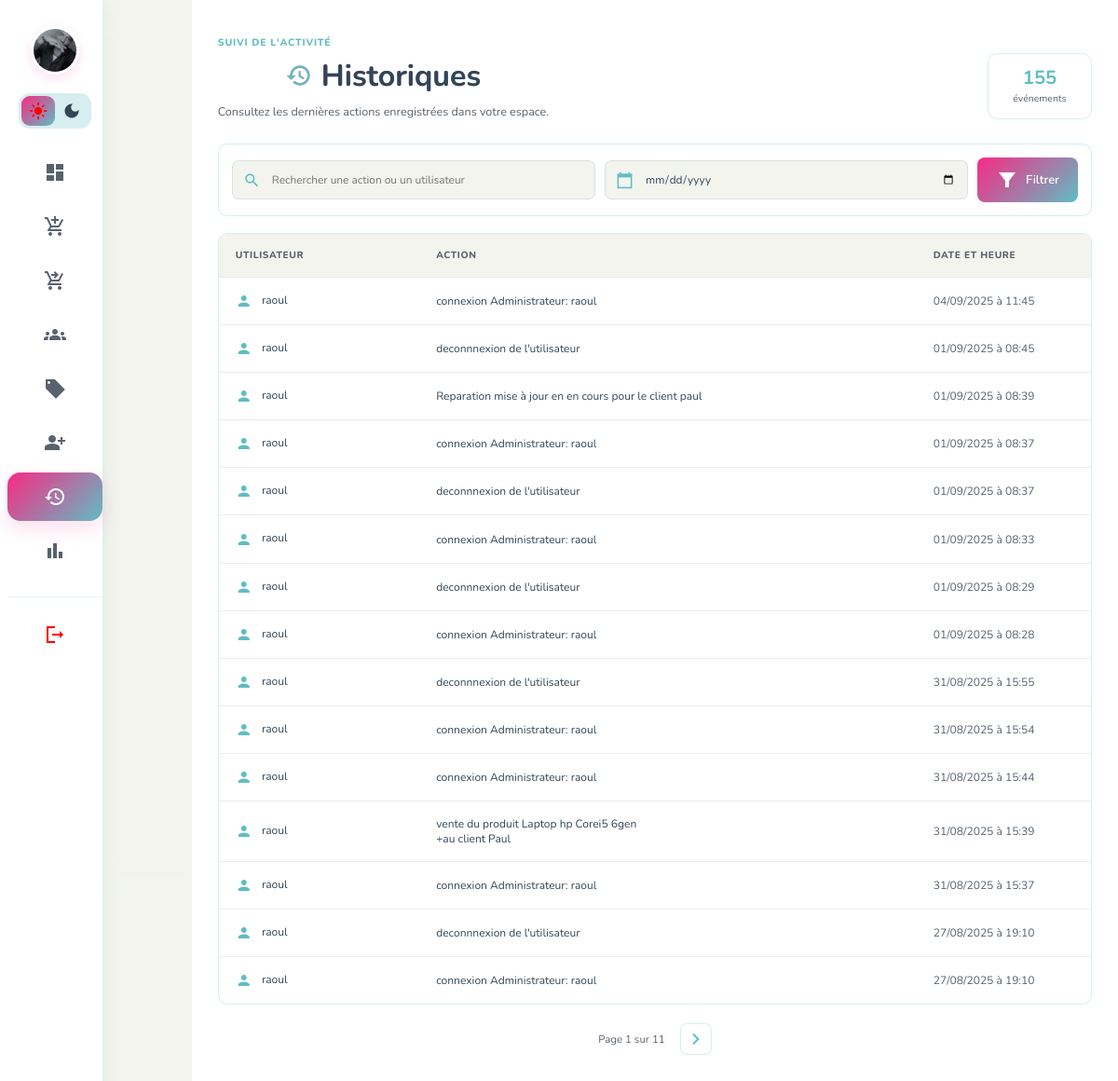
The app's page /home.php?page=historiques (signed in) with its own data.
### tables this page shows
CREATE TABLE `historiques` (
  `id` int(11) NOT NULL,
  `utilisateur` varchar(80) DEFAULT NULL,
  `operation_effectuée` varchar(255) DEFAULT NULL,
  `date_action` timestamp NOT NULL DEFAULT current_timestamp()
);

### views/historiques.php (the view, shortened to what this page needs)
<?php
require_once __DIR__ . '/../inc/Database.php';
$search = trim($_GET['history_search'] ?? '');
$date = $_GET['history_date'] ?? '';
$pageNumber = max(1, (int) ($_GET['history_page'] ?? 1));
$perPage = 15;
$conditions = [];
$parameters = [];
if (preg_match('/^\d{4}-\d{2}-\d{2}$/', $date)) {
	$conditions[] = 'DATE(date_action) = :history_date';
	$parameters[':history_date'] = $date;
} else {
	$date = '';
}
$where = $conditions ? ' WHERE ' . implode(' AND ', $conditions) : '';
try {
	$countStatement = $pdo->prepare("SELECT COUNT(*) FROM historiques{$where}");
	$countStatement->execute($parameters);
	$totalRows = (int) $countStatement->fetchColumn();
	$totalPages = max(1, (int) ceil($totalRows / $perPage));
	$pageNumber = min($pageNumber, $totalPages);
	$offset = ($pageNumber - 1) * $perPage;
	$historyStatement = $pdo->prepare(
		"SELECT id, utilisateur, `operation_effectuée` AS operation_effectue, date_action
		 FROM historiques{$where}
		 ORDER BY date_action DESC, id DESC
		 LIMIT :limit OFFSET :offset"
	);
	$historyStatement->bindValue(':limit', $perPage, PDO::PARAM_INT);
	$historyStatement->bindValue(':offset', $offset, PDO::PARAM_INT);
	$historyStatement->execute();
	$histories = $historyStatement->fetchAll(PDO::FETCH_ASSOC);
} catch (PDOException $exception) {
	error_log('Erreur récupération historiques: ' . $exception->getMessage());
	$histories = [];
	$totalRows = 0;
	$totalPages = 1;
	$pageNumber = 1;
	$historyError = 'Impossible de charger les historiques pour le moment.';
}
$historyQuery = ['history_search' => $search, 'history_date' => $date];
?>
<section class="history-page">
    <div class="history-heading">
        <div>
            <p class="history-eyebrow">Suivi de l'activité</p>
            <h1><span class="material-icons-sharp">history</span> Historiques</h1>
            <p class="history-intro">Consultez les dernières actions enregistrées dans votre espace.</p>
        </div>
        <div class="history-count">
            <strong><?= number_format($totalRows, 0, ',', ' ') ?></strong>
            <span>événement<?= $totalRows > 1 ? 's' : '' ?></span>
        </div>
    </div>
    <form class="history-filters" method="get" action="home.php">
        <label>
            <input type="search" name="history_search" value="<?= htmlspecialchars($search) ?>"
                placeholder="Rechercher une action ou un utilisateur">
        </label>
        <label>
            <input type="date" name="history_date" value="<?= htmlspecialchars($date) ?>">
        </label>
        <button class="btn btn-primary" type="submit">
            <span class="material-icons-sharp">filter_alt</span> Filtrer
        </button>
    </form>
    <?php if (isset($historyError)): ?>
    <div class="history-state history-error">
        <span class="material-icons-sharp">error_outline</span>
        <?= htmlspecialchars($historyError) ?>
    </div>
    <?php else: ?>
    <div class="history-table-wrap">
        <table class="history-table">
            <thead>
                <tr>
                    <th>Utilisateur</th>
                    <th>Action</th>
                    <th>Date et heure</th>
                </tr>
            </thead>
            <tbody>
                <?php foreach ($histories as $history): ?>
                <tr>
                    <td>
                        <span class="history-user-icon material-icons-sharp">person</span>
                        <?= htmlspecialchars($history['utilisateur'] ?? 'Système') ?>
                    </td>
                    <td><?= nl2br(htmlspecialchars($history['operation_effectue'] ?? 'Action non précisée')) ?></td>
                    <td><?= htmlspecialchars(date('d/m/Y à H:i', strtotime($history['date_action']))) ?></td>
                </tr>
                <?php endforeach; ?>
            </tbody>
        </table>
    </div>
    <?php if ($totalPages > 1): ?>
    <nav class="history-pagination" aria-label="Pagination des historiques">
        <span>Page <?= $pageNumber ?> sur <?= $totalPages ?></span>
        <?php if ($pageNumber < $totalPages): ?>
        <a href="home.php?<?= http_build_query($historyQuery + ['page' => 'historiques', 'history_page' => $pageNumber + 1]) ?>"
            aria-label="Page suivante">
            <span class="material-icons-sharp">chevron_right</span>
        </a>
        <?php endif; ?>
    </nav>
    <?php endif; ?>
    <?php endif; ?>
</section>

### Model/header.php (shortened to what this page needs)
<!DOCTYPE html>
<html lang="en">
<head>
    <link rel="stylesheet" href="css/palette.css" />
    <link rel="stylesheet" href="css/style.css" />
    <link rel="stylesheet" href="css/responsive.css" />
    <link rel="stylesheet" href="css/produit.css" />
    <link rel="stylesheet" href="css/vente.css" />
    <link rel="stylesheet" href="css/graphe.css" />
    <link rel="stylesheet" href="css/dashboard.css" />
    <link rel="stylesheet" href="css/sidebar.css" />
    <link rel="stylesheet" href="css/historiques.css" />
</head>
<body>

### home.php (shortened to what this page needs)
<?php
$page = isset($_GET['page']) ? $_GET['page'] : 'dashboard';
?>
<?php include 'Model/header.php'; ?>
<div class="dashboard-container">
    <?php include 'views/siderbar.php'; ?>
    <div class="main-container">
        <?php
            $file = "views/".$page . ".php";
            if (file_exists($file)) {
                include $file;
            } else {
    echo "<h2 style='padding:20px'>Page introuvable !</h2>";
      }
        ?>
    </div>
</div>
<?php include 'Model/footer.php'; ?>

### views/siderbar.php (shortened to what this page needs)
<?php
$current_page = isset($_GET['page']) ? $_GET['page'] : 'dashboard';
function is_active($page) {
    global $current_page;
    return $current_page === $page ? ' class="active"' : '';
}
?>
<div class="main-sidebar">
    <div class="aside-header">
        <div class="brand">
            <div class="user-profile">
                <img src="img/ceci.jpg" alt="Profil utilisateur" class="profile-img">
            </div>
        </div>
        <div class="toggle-theme">
            <span class="material-icons-sharp active">light_mode</span>
            <span class="material-icons-sharp">dark_mode</span>
        </div>
    </div>
    <div class="sidebar">
        <ul class="list-items" id="sidebarMenu">
            <li class="item">
                <a href="home.php?page=dashboard" <?= is_active('dashboard') ?>>
                    <span class="material-icons-sharp">dashboard</span>
                </a>
            </li>
            <li class="item">
                <a href="home.php?page=produits" <?= is_active('produits') ?>>
                    <span class="material-icons-sharp">add_shopping_cart</span>
                </a>
            </li>
            <li class="item">
                <a href="home.php?page=ventes" <?= is_active('ventes') ?>>
                    <span class="material-icons-sharp">shopping_cart_checkout</span>
                </a>
            </li>
            <li class="item">
                <a href="home.php?page=fournisseurs" <?= is_active('fournisseurs') ?>>
                    <span class="material-icons-sharp">groups</span>
                </a>
            </li>
            <li class="item">
                <a href="home.php?page=commandes" <?= is_active('commandes') ?>>
                    <span class="material-icons-sharp">local_offer</span>
                </a>
            </li>
            <li class="item">
                <a href="home.php?page=utilisateurs" <?= is_active('utilisateurs') ?>>
                    <span class="material-icons-sharp">person_add_alt</span>
                </a>
            </li>
            <li class="item">
                <a href="home.php?page=historiques" <?= is_active('historiques') ?>>
                    <span class="material-icons-sharp">history</span>
                </a>
            </li>
            <li class="item">
                <a href="home.php?page=graphe" <?= is_active('graphe') ?>>
                    <span class="material-icons-sharp">bar_chart</span>
                </a>
            </li>
            <li class="item">
                <a href="logout.php">
                    <span class="material-icons-sharp">logout</span>
                </a>
            </li>
        </ul>
    </div>
</div>

### Model/footer.php
</body>
</html>

### css/palette.css (style rules this page uses)
:root { --primary: #4361ee; --secondary: #3f37c9; --white: #fff; --light: #f3f4ee; --danger: red; --success: hsl(184, 46%, 57%); --black: #0f0f0e; --fuscha: hsl(334, 94%, 57%); --desaturate-fuscha: hsla(334, 94%, 57%, 0.15); --desaturate-fuscha-2: hsla(334, 94%, 57%, 0.1); --cyan: hsl(184, 46%, 57%); --desaturate-cyan: hsla(184, 46%, 57%, 0.25); --desaturate-cyan-2: hsla(184, 46%, 57%, 0.15); --light-blue: #bbeef1; --pinkless: #fff3f0; --yellow: #f1b813; --text-color-primary: #314657; --text-color-secondary: #58626e; --text-color-third: #9db3be; --box-shadow-card: 8px 8px 32px var(--desaturate-fuscha); --box-shadow-card-2: 8px 8px 32px var(--desaturate-cyan); --box-sidebar: 2px 4px 16px var(--desaturate-cyan-2); --padding-card: 28px; --border-radius-rounded: 50%; --border-radius-4: 4px; --border-radius-8: 8px; --border-radius-12: 12px; --border-radius-card: var(--padding-card); }

### css/style.css (style rules this page uses)
*, *::before, *::after { margin: 0; padding: 0; box-sizing: border-box; font-family: 'Nunito', sans-serif; }
html { font-size: 14px; }
body { background-color: var(--light); color: var(--text-color-primary); backdrop-filter: blur(25px) !important; -webkit-backdrop-filter: blur(25px) !important; height: 120vh; }
.toggle-theme .material-icons-sharp.active { color: var(--danger) !important; transition: color 0.2s; }
.toggle-theme .material-icons-sharp { cursor: pointer; }
ul { list-style-type: none; }
a { text-decoration: none; color: var(--text-color-secondary); transition: color 0.3s ease-in-out; }
.material-icons-sharp { vertical-align: middle; }
.dashboard-container { display: grid; grid-template-columns: 2fr 10fr; grid-template-areas: 'sidebar main'; gap: 0.5rem; height: 100%; }
.main-container { grid-area: main; background-color: var(--white); backdrop-filter: blur(25px); -webkit-backdrop-filter: blur(25px); padding: 20px 0; }
.user-profile { display: flex; align-items: start; gap: 1rem; padding: 1rem; border-radius: var(--border-radius-rounded); background: var(--light-bg); }
.profile-img { height: 70px; width: 70px; border-radius: 50%; }
h1 { font-size: 2.5rem; background: linear-gradient(135deg, var(--fuscha), var(--cyan)); -webkit-background-clip: text; background-clip: text; justify-content: center; display: flex; align-items: center; gap: 10px; text-align: center; color: transparent; display: flex; align-items: center; gap: 10px; }
.btn { padding: 12px 24px; border: none; border-radius: var(--border-radius-12); font-weight: 600; font-size: 0.9rem; cursor: pointer; transition: all 0.3s ease; display: flex; align-items: center; gap: 8px; min-height: 44px; }
.btn-primary { background: linear-gradient(135deg, var(--fuscha), var(--cyan)); color: var(--white); }

### css/responsive.css (style rules this page uses)
@media screen and (max-width: 1200px) { .dashboard-container { grid-template-columns: 1fr 6f 5fr; gap: 0.5rem; } }
@media screen and (max-width: 1200px) { .main-sidebar { width: auto; height: 100vh; padding-left: 4px; } }
@media screen and (max-width: 1200px) { .aside-header .brand { padding-left: 1rem; } }
@media screen and (max-width: 1200px) { .list-items .item a { gap: 10px; padding: 16px; display: flex; justify-content: center; align-items: center; } }
@media screen and (max-width: 1200px) { .list-items li:last-child { position: initial; margin-top: 4rem; } }

### css/vente.css (style rules this page uses)
.btn { padding: 12px 20px; border: none; border-radius: 8px; cursor: pointer; font-size: 13px; font-weight: 600; transition: all 0.3s ease; display: inline-flex; align-items: center; gap: 8px; }

### records on screen
historiques: utilisateur "raoul", operation_effectuée "connexion Administrateur: raoul", date_action "04/09/2025 à 11:45"
historiques: utilisateur "raoul", operation_effectuée "deconnnexion de l'utilisateur", date_action "01/09/2025 à 08:45"
historiques: utilisateur "raoul", operation_effectuée "Reparation mise à jour en en cours pour le client paul", date_action "01/09/2025 à 08:39"
historiques: utilisateur "raoul", operation_effectuée "connexion Administrateur: raoul", date_action "01/09/2025 à 08:37"
historiques: utilisateur "raoul", operation_effectuée "deconnnexion de l'utilisateur", date_action "01/09/2025 à 08:37"
historiques: utilisateur "raoul", operation_effectuée "connexion Administrateur: raoul", date_action "01/09/2025 à 08:33"
historiques: utilisateur "raoul", operation_effectuée "deconnnexion de l'utilisateur", date_action "01/09/2025 à 08:29"
historiques: utilisateur "raoul", operation_effectuée "connexion Administrateur: raoul", date_action "01/09/2025 à 08:28"
historiques: utilisateur "raoul", operation_effectuée "deconnnexion de l'utilisateur", date_action "31/08/2025 à 15:55"
historiques: utilisateur "raoul", operation_effectuée "connexion Administrateur: raoul", date_action "31/08/2025 à 15:54"
historiques: utilisateur "raoul", operation_effectuée "connexion Administrateur: raoul", date_action "31/08/2025 à 15:44"
historiques: utilisateur "raoul", operation_effectuée "vente du produit Laptop hp Corei5 6gen +au client Paul", date_action "31/08/2025 à 15:39"
historiques: utilisateur "raoul", operation_effectuée "connexion Administrateur: raoul", date_action "31/08/2025 à 15:37"
historiques: utilisateur "raoul", operation_effectuée "deconnnexion de l'utilisateur", date_action "27/08/2025 à 19:10"
historiques: utilisateur "raoul", operation_effectuée "connexion Administrateur: raoul", date_action "27/08/2025 à 19:10"

### other values on screen
$totalRows "155"
$pageNumber "1"
$totalPages "11"
